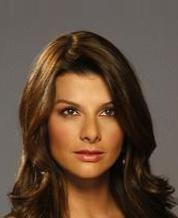
#> input picture 4-Principal component analysis/more_image/000034.jpg, 178 x 218 px
$ python code-color.py
#> lines starting #> are read from the running program, lines starting #| are printed output that depends on the picture
import math
import numpy as np
import matplotlib.pyplot as plt
from mpl_toolkits.mplot3d import Axes3D
import cv2
import os


# 对样本点trainset绕原点进行二维顺时针旋转angle弧度
# [92 lines left out: functions rotate_2D, rotate_3D, get_trainset, draw, PCA, not called in this run]


# 逐一读取image文件夹中的图片，并将RGB像素值存储到trainset(16, w * h, 3)中
def read_file_to_trainset(path):
#> called with path = 'more_image'
    trainset = []
    img_folder = path
    img_list = [os.path.join(nm) for nm in os.listdir(img_folder)]
    for i in img_list:
        now_path = path
        now_path = os.path.join(now_path, i)
        img = cv2.imread(now_path)
#> img is the input picture: shape (218, 178, 3); mean B, G, R 59.5, 76.4, 98.6
        # 为了能够快速运行得到结果，对原始图片进行压缩
        size = np.array([img.shape[0]/4, img.shape[1]/4]).astype(int)
#> size = [54, 44]
        img = cv2.resize(img, size)
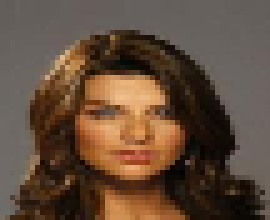
#> img: shape (44, 54, 3) (shown 5 times larger); mean B, G, R 59.5, 76.4, 98.6
        img_reshape = img.reshape((img.shape[0] * img.shape[1], img.shape[2]))
#> img_reshape = 2376 rows, first 8: [90, 94, 99], [89, 92, 97], [89, 93, 98], [94, 98, 103], [91, 94, 100], [91, 95, 100], [91, 95, 100], [90, 94, 99]
#> `trainset, img_shape = read_file_to_trainset('more_image')`: trainset has the same summary as img_reshape in read_file_to_trainset; img_shape = (44, 54, 3)
        trainset.append(img_reshape)
    return np.array(trainset), img.shape


# 显示trainset中前100张照片
def show_some_figure(trainset, img_shape):
#> called with trainset = array of shape (1, 2376, 3), img_shape = (44, 54, 3)
    trainset = trainset[:100]
#> trainset has the same summary as img_reshape in read_file_to_trainset
    fig, ax=plt.subplots(nrows=10, ncols=10, figsize=(10,12))
    for i in range(100):
        img = trainset[i].reshape(img_shape[0], img_shape[1], img_shape[2])
        #imshow默认信息格式为BGR，读取的是RGB需要转换
        b, g, r = cv2.split(img)
        img_new = cv2.merge([r,g,b])
        ax[i//10, i%10].imshow(img_new)
        ax[i//10, i%10].set_xticks([])
        ax[i//10, i%10].set_yticks([])
#> this loop made 2 passes
#> pass 1, in show_some_figure, `b, g, r = cv2.split(img)`:
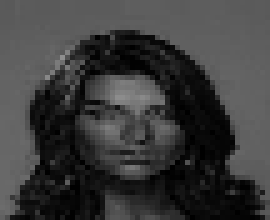
#> b: shape (44, 54) (shown 5 times larger); min 0, max 143, mean 59.5
#> pass 1, in show_some_figure, `b, g, r = cv2.split(img)`:
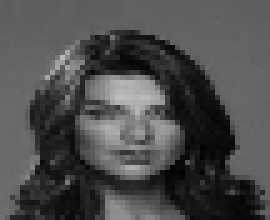
#> g: shape (44, 54) (shown 5 times larger); min 2, max 190, mean 76.4
#> pass 1, in show_some_figure, `b, g, r = cv2.split(img)`:
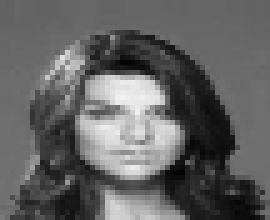
#> r: shape (44, 54) (shown 5 times larger); min 3, max 242, mean 98.6
    plt.show()


# 计算前num张图片的信噪比、平均信噪比
# [31 lines left out: functions compute_PSNR, RGB_PAC, get_different_PSNR, not called in this run]


if __name__ == '__main__':
    # self_made_data变量指示：训练时使用自己编造的数据or人脸的图片数据
    self_made_data = False

    # 随机生成二维高斯分布的点作为数据集
    if self_made_data == True:
        dimension = 3
        K = 1   # 降维到k维
        num = 100
        trainset = get_trainset(dimension, num)
        print (trainset)
        draw(trainset, PCA(trainset, K), 'blue', 'red')

    # 下载人脸的图片数据作为数据集
    if self_made_data == False:
        trainset, img_shape = read_file_to_trainset('more_image')
#> (the run stopped early here; a loop or call above may not have finished)
